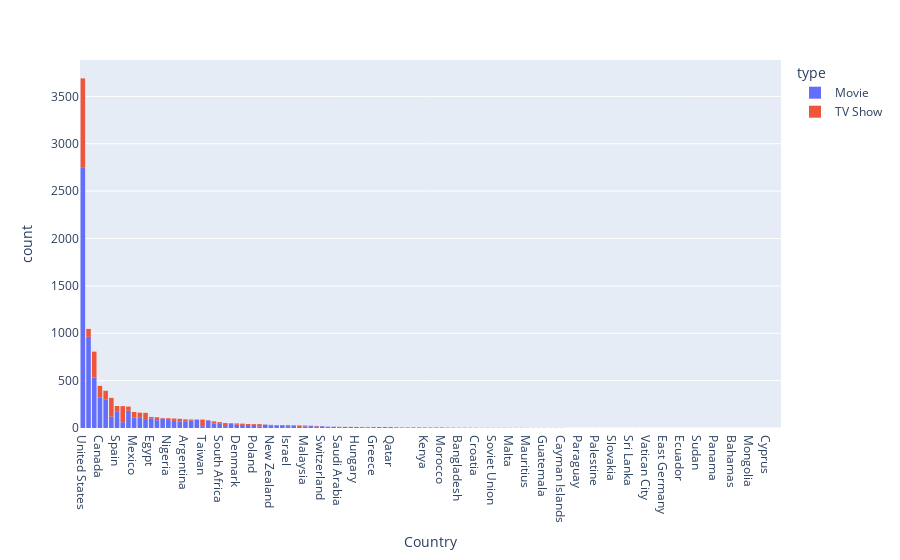

The code cell stored with this chart in its notebook:
### Code cell
px.histogram(country_count,"Country",color="type").update_xaxes(categoryorder="total descending")

### Figure 1 — Plotly figure (JSON) as saved in the notebook; plotly's stock layout.template omitted (floating-point values rounded to 4 significant figures; data arrays with more than 128 entries replaced by an {"elided": "..."} marker saying what was removed)
{"data": [{"alignmentgroup": "True", "bingroup": "x", "hovertemplate": "type=Movie<br>Country=%{x}<br>count=%{y}<extra></extra>", "legendgroup": "Movie", "marker": {"color": "#636efa", "pattern": {"shape": ""}}, "name": "Movie", "offsetgroup": "Movie", "orientation": "v", "showlegend": true, "type": "histogram", "x": {"elided": "7379 str values"}, "xaxis": "x", "yaxis": "y"}, {"alignmentgroup": "True", "bingroup": "x", "hovertemplate": "type=TV Show<br>Country=%{x}<br>count=%{y}<extra></extra>", "legendgroup": "TV Show", "marker": {"color": "#EF553B", "pattern": {"shape": ""}}, "name": "TV Show", "offsetgroup": "TV Show", "orientation": "v", "showlegend": true, "type": "histogram", "x": {"elided": "2640 str values"}, "xaxis": "x", "yaxis": "y"}], "layout": {"barmode": "relative", "legend": {"title": {"text": "type"}, "tracegroupgap": 0}, "margin": {"t": 60}, "xaxis": {"anchor": "y", "categoryorder": "total descending", "domain": [0, 1], "title": {"text": "Country"}}, "yaxis": {"anchor": "x", "domain": [0, 1], "title": {"text": "count"}}}}
